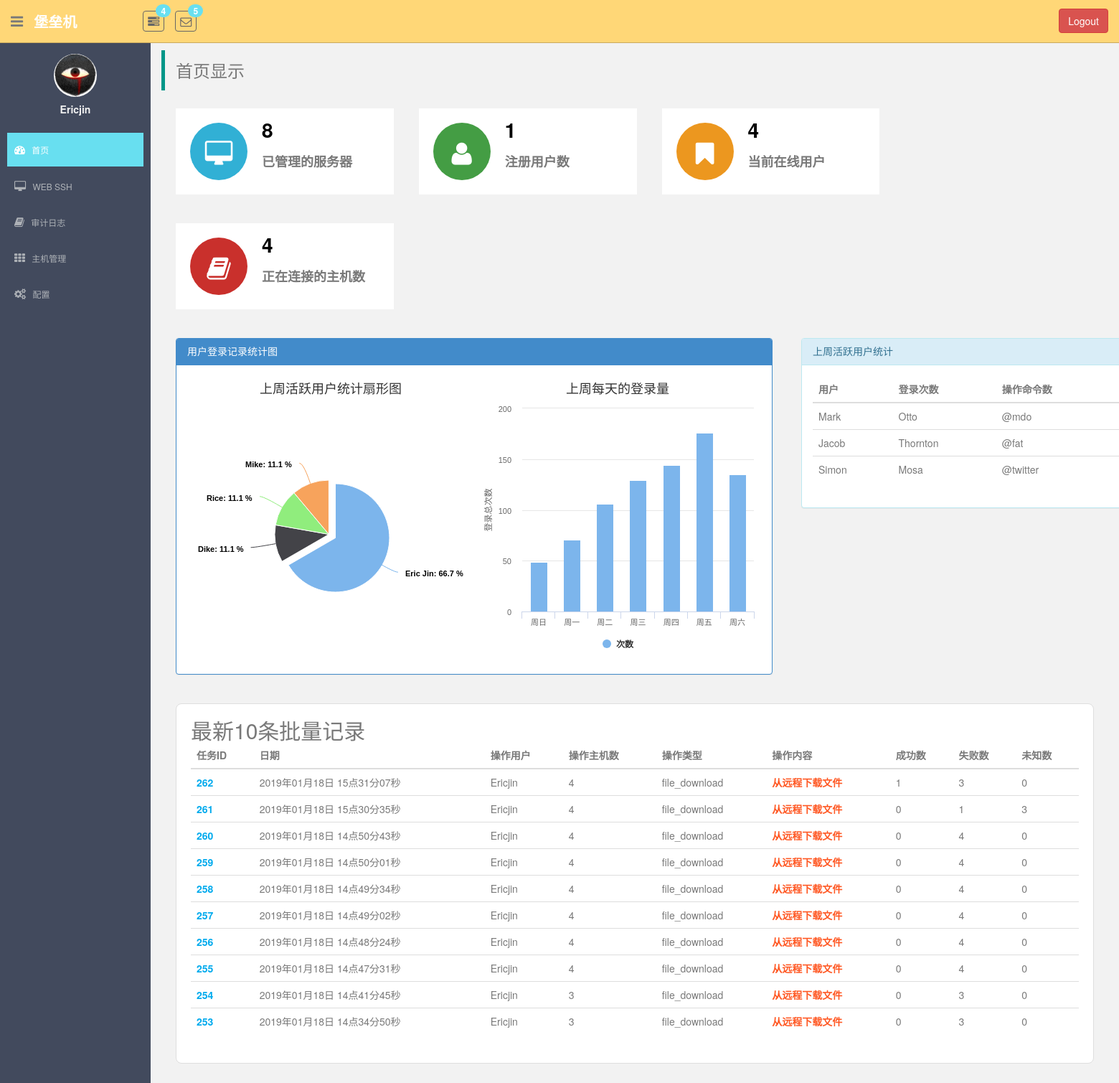
Page / (signed in) on the earlier database version.
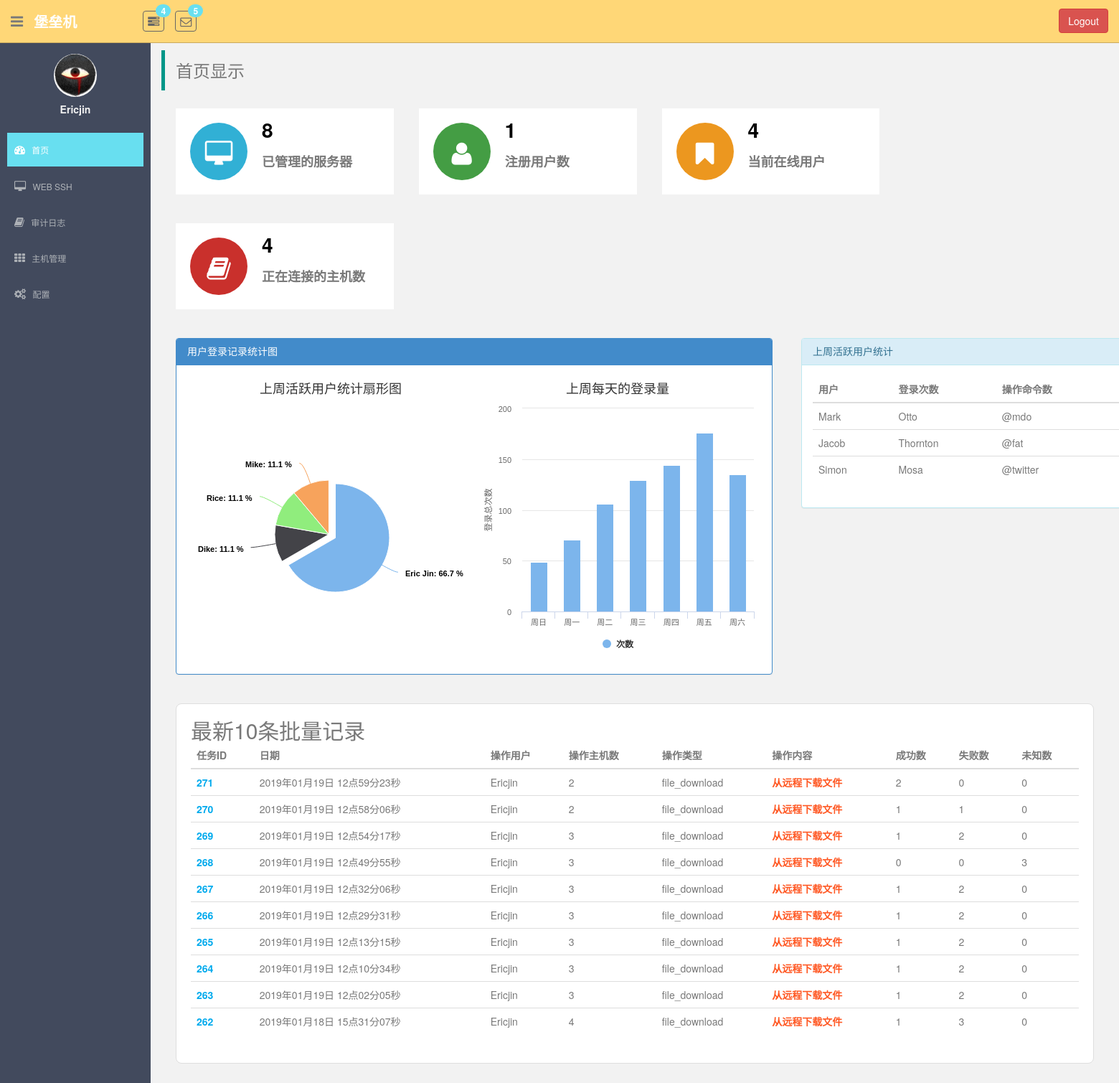
Same page on the later database version.
### monitor/models.py (models this page shows, shortened)
class Task(models.Model):
    task_type_choice = (
        ('cmd', '批量命令'),
        ('file_upload', "传送本地文件到远程"),
        ('file_download', "从远程下载文件"),
    )
    task_type = models.CharField(max_length=16, choices=task_type_choice, default="cmd")
    content = models.CharField(max_length=255, verbose_name="任务内容")
    user = models.ForeignKey(UserProfile, on_delete=models.CASCADE)
    date = models.DateTimeField(auto_now_add=True)

class UserProfile(AbstractBaseUser, PermissionsMixin):
    email = models.EmailField(
        verbose_name='email address',
        max_length=255,
        unique=True,
    )
    name = models.CharField(max_length=64, verbose_name="用户名", unique=True)
    host_to_remote_users = models.ManyToManyField(to="HostToRemoteUser", verbose_name="关联主机账户")
    host_group = models.ManyToManyField(to="HostGroup", verbose_name="主机组")
    last_login = models.DateTimeField(verbose_name="最近登录时间", null=True, blank=True)
    is_active = models.BooleanField(default=True)
    is_staff = models.BooleanField(default=True)
    is_superuser = models.BooleanField(default=True)
    objects = UserProfileManager()
    USERNAME_FIELD = 'email'  # 使用email作为用户名
    REQUIRED_FIELDS = ['name']  # 必须要有的字段

### CrazyEye/views.py (the view)
# urls.py: url(r'^$', views.dashboard, name='dashboard'),
@login_required
def dashboard(request):
    task_obj = models.Task.objects.order_by("-id")[:10]
    user_number = models.UserProfile.objects.count()
    host_count = models.Host.objects.count()
    return render(request, "dashboard.html", locals())

### monitor/templatetags/monitor_tags.py (called while the page is built)
@register.simple_tag
def count_host_num(task_obj):
    task_detail_objs = task_obj.tasklogdetail_set.all()
    init_num = 0
    success_num = 0
    failed_num = 0
    for task_detail_obj in task_detail_objs:
        if task_detail_obj.status == 0:
            init_num += 1
        elif task_detail_obj.status == 1:
            success_num += 1
        else:
            failed_num += 1
    return [init_num, success_num, failed_num]

### templates/dashboard.html (shortened to what the changed rows need)
{% extends "base.html" %}
{% load staticfiles %}
{% load monitor_tags %}
{% block right_container %}
    <div class="login-count">
        <div class="user-login-table">
            <div class="panel panel-info">
                <div class="panel-body">
                    <table class="table table-hover">
                        <thead>
                        <tr>
                            <th>用户</th>
                            <th>登录次数</th>
                            <th>操作命令数</th>
                        </tr>
                        </thead>
                    </table>
                </div>
            </div>
        </div>
    </div>
    <div class="footer-table">
        <h2>最新10条批量记录</h2>
        <table class="table table-hover">
            <thead>
            <tr>
                <th>任务ID</th>
                <th>日期</th>
                <th>操作用户</th>
                <th>操作主机数</th>
                <th>操作类型</th>
                <th>操作内容</th>
                <th>成功数</th>
                <th>失败数</th>
                <th>未知数</th>
            </tr>
            </thead>
            <tbody>
            {% for task in task_obj %}
                <tr>
                    <td style="font-weight: 700; color: #01AAED;">{{ task.id }}</td>
                    <td>{{ task.date|date:"Y年m月d日" }} {{ task.date|time:"G点i分s秒" }}</td>
                    <td>{{ task.user.name|capfirst }}</td>
                    <td>{{ task.tasklogdetail_set.count }}</td>
                    <td>{{ task.task_type }}</td>
                    <td style="font-weight: 700; color: #FF5722;">{{ task.content }}</td>
                    {% count_host_num task as count %}
                    <td>{{ count.1 }}</td>
                    <td>{{ count.2 }}</td>
                    <td>{{ count.0 }}</td>
                </tr>
            {% endfor %}
            </tbody>
        </table>
    </div>
{% endblock %}

Differences in the rows shown:
no longer on this page (row unchanged): Task: id "261", date "2019年01月18日", date "15点30分35秒", user.name "Ericjin", tasklogdetail_set.count "4", task_type "file_download", content "从远程下载文件", count "0", user "1", count "3"
no longer on this page (row unchanged): Task: id "260", date "2019年01月18日", date "14点50分43秒", user.name "Ericjin", tasklogdetail_set.count "4", task_type "file_download", content "从远程下载文件", count "0", count "4"
no longer on this page (row unchanged): Task: id "259", date "2019年01月18日", date "14点50分01秒", user.name "Ericjin", tasklogdetail_set.count "4", task_type "file_download", content "从远程下载文件", count "0", count "4"
no longer on this page (row unchanged): Task: id "258", date "2019年01月18日", date "14点49分34秒", user.name "Ericjin", tasklogdetail_set.count "4", task_type "file_download", content "从远程下载文件", count "0", count "4"
no longer on this page (row unchanged): Task: id "257", date "2019年01月18日", date "14点49分02秒", user.name "Ericjin", tasklogdetail_set.count "4", task_type "file_download", content "从远程下载文件", count "0", count "4"
no longer on this page (row unchanged): Task: id "256", date "2019年01月18日", date "14点48分24秒", user.name "Ericjin", tasklogdetail_set.count "4", task_type "file_download", content "从远程下载文件", count "0", count "4"
no longer on this page (row unchanged): Task: id "255", date "2019年01月18日", date "14点47分31秒", user.name "Ericjin", tasklogdetail_set.count "4", task_type "file_download", content "从远程下载文件", count "0", count "4"
no longer on this page (row unchanged): Task: id "254", date "2019年01月18日", date "14点41分45秒", user.name "Ericjin", tasklogdetail_set.count "3", task_type "file_download", content "从远程下载文件", count "0", count "3"
no longer on this page (row unchanged): Task: id "253", date "2019年01月18日", date "14点34分50秒", user.name "Ericjin", tasklogdetail_set.count "3", task_type "file_download", content "从远程下载文件", count "0", count "3"
added Task: id "271", date "2019年01月19日", date "12点59分23秒", user.name "Ericjin", tasklogdetail_set.count "2", task_type "file_download", content "从远程下载文件", count "2", count "0"
added Task: id "270", date "2019年01月19日", date "12点58分06秒", user.name "Ericjin", tasklogdetail_set.count "2", task_type "file_download", content "从远程下载文件", user "1", count "0"
added Task: id "269", date "2019年01月19日", date "12点54分17秒", user.name "Ericjin", tasklogdetail_set.count "3", task_type "file_download", content "从远程下载文件", user "1", count "2", count "0"
added Task: id "268", date "2019年01月19日", date "12点49分55秒", user.name "Ericjin", tasklogdetail_set.count "3", task_type "file_download", content "从远程下载文件", count "0", count "3"
added Task: id "267", date "2019年01月19日", date "12点32分06秒", user.name "Ericjin", tasklogdetail_set.count "3", task_type "file_download", content "从远程下载文件", user "1", count "2", count "0"
added Task: id "266", date "2019年01月19日", date "12点29分31秒", user.name "Ericjin", tasklogdetail_set.count "3", task_type "file_download", content "从远程下载文件", user "1", count "2", count "0"
added Task: id "265", date "2019年01月19日", date "12点13分15秒", user.name "Ericjin", tasklogdetail_set.count "3", task_type "file_download", content "从远程下载文件", user "1", count "2", count "0"
added Task: id "264", date "2019年01月19日", date "12点10分34秒", user.name "Ericjin", tasklogdetail_set.count "3", task_type "file_download", content "从远程下载文件", user "1", count "2", count "0"
added Task: id "263", date "2019年01月19日", date "12点02分05秒", user.name "Ericjin", tasklogdetail_set.count "3", task_type "file_download", content "从远程下载文件", user "1", count "2", count "0"
